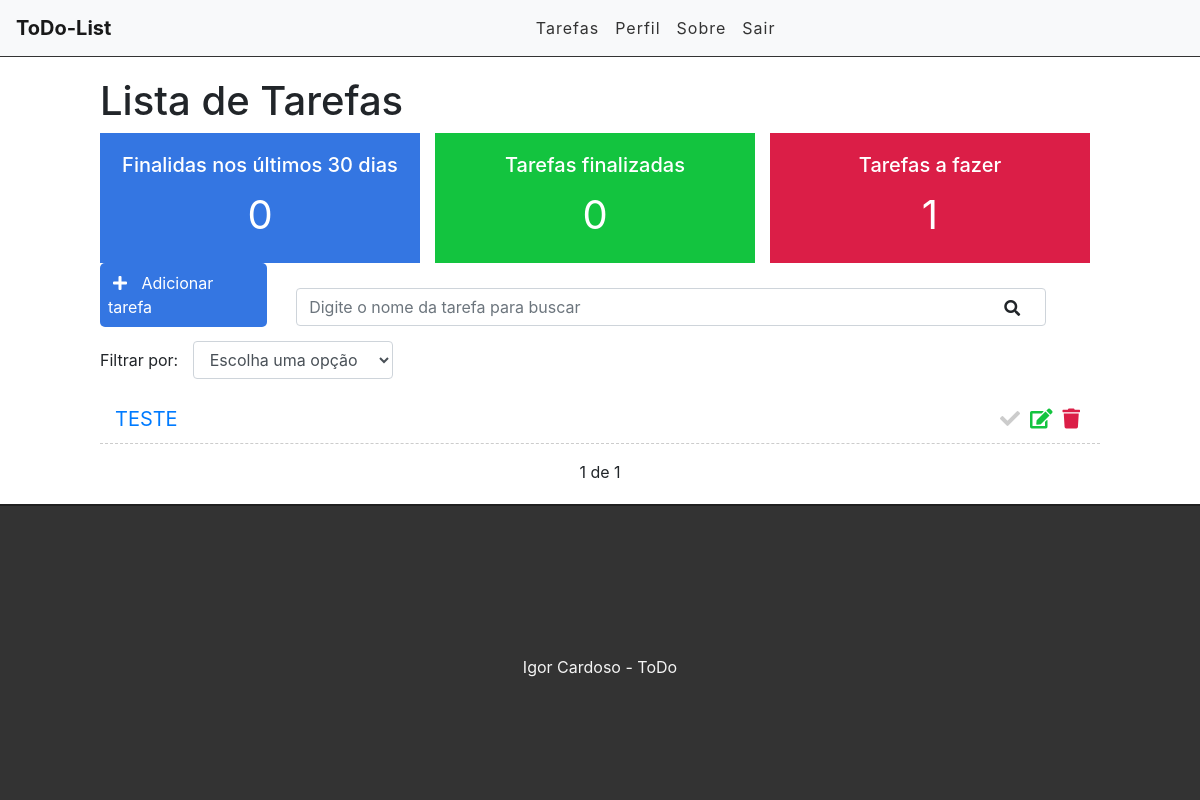
Page / (signed in) on the earlier database version.
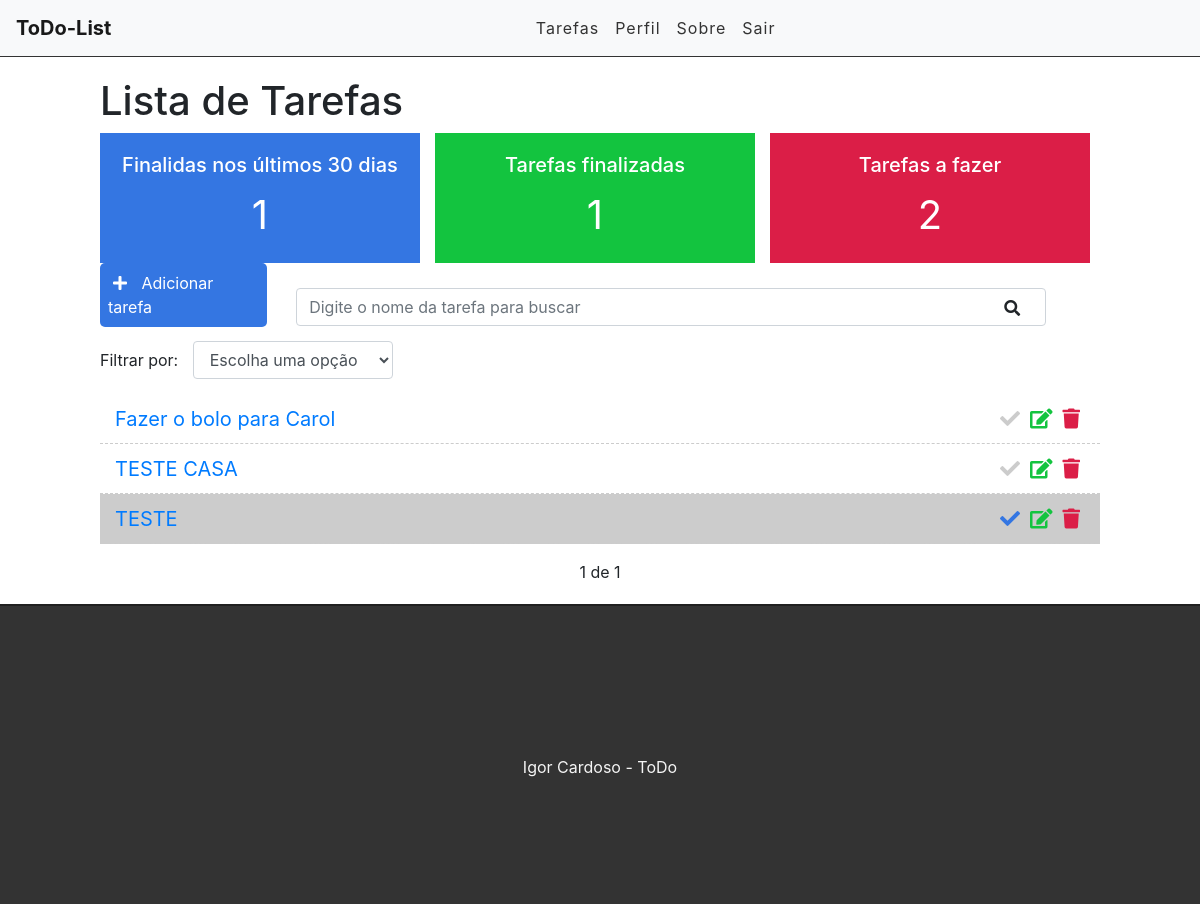
Same page on the later database version.
### tasks/models.py (models this page shows, shortened)
class Task(models.Model):
	STATUS = (
		('fazendo', 'Fazendo'),
		('feito', 'Feito')
	)
	title = models.CharField(max_length=255)
	description = models.TextField(blank=True)
	done = models.CharField(
		max_length=7, # Tamanho da entrada
		choices=STATUS,
	)
	user = models.ForeignKey(get_user_model(), on_delete=models.CASCADE) # Id do usuário
	share = models.CharField(blank=True, max_length=25)
	completion_date = models.DateField(blank=True)
	created_at = models.DateTimeField(auto_now_add=True)
	update_at = models.DateTimeField(auto_now=True)

### tasks/views.py (the view)
# urls.py: path('', views.taskList, name='task-list'),
@login_required
def taskList(request):		#   order_by: ordena por data de criação do mais novo para mais antigo
	search = request.GET.get('search')	# reseach é name do input de busca que está no html list.html
	filter = request.GET.get('filter') # Filtro
	dias_30 = datetime.datetime.now()-datetime.timedelta(days=30)
	taskFeitaRecente = Task.objects.filter(done='feito', update_at__gt=dias_30, user=request.user).count()
	taskFeito = Task.objects.filter(done='feito', user=request.user).count()
	taskFazendo = Task.objects.filter(done='fazendo', user=request.user).count()
	if search: # Filtrar pelo nome
		tasks = Task.objects.filter(title__icontains=search, user=request.user)#, user=request.user)
	elif filter: # Filtrar pelo estado (feito ou fazendo)
		tasks = Task.objects.filter(done=filter, user=request.user) # Vai filtrar pelo user e pelo done
	else:
		tasks_list = Task.objects.all().order_by('-created_at').filter(user=request.user)
		paginacao = Paginator(tasks_list, 10) # (lista, num de páginas)
		page = request.GET.get('page')
		tasks = paginacao.get_page(page) # Vai exibir o numero correto na página que está
	return render(request, 'tasks/list.html', {'tasks': tasks, 'taskFeitaRecente': taskFeitaRecente,
               'taskFeito': taskFeito, 'taskFazendo': taskFazendo})

### tasks/templates/tasks/list.html (shortened to what this page needs)
{% extends 'base.html' %}
{% block content %}
<div class="offset-1 col-10 list-div">
	<h1>Lista de Tarefas</h1>
	<div class="container dashboard">
		<div class="col-4 dashboard-box" id="dashboard-lastdays">
			<h4>Finalidas nos últimos 30 dias</h4>
			<span>{{ taskFeitaRecente }}</span>
		</div>
		<div class="col-4 dashboard-box" id="dashboard-done">
			<h4>Tarefas finalizadas</h4>
			<span>{{ taskFeito }}</span>
		</div>
		<div class="col-4 dashboard-box" id="dashboard-doing">
			<h4>Tarefas a fazer</h4>
			<span>{{ taskFazendo }}</span>
		</div>
	</div>
	<a id="add-link" href="newtask/">
		<div class="col-2 add-div">
			<i class="fas fa-plus"></i> Adicionar tarefa
		</div>
	</a>
	<div class="col-9 search-div">
		<form method="GET" id="search-form">
			<input class="form-control" type="text" id="search" name="search" placeholder="Digite o nome da tarefa para buscar" value="{{ request.GET.search }}">
			<i class="fas fa-search" id="search-btn"></i>
		</form>
	</div>
	<div class="col-12 filter-div" >
		<span>Filtrar por: </span>
		<select name="filter" id="filter" class="form-control">
			<option value="NADA">Escolha uma opção</option>
		</select>
	</div>
	<ul class="task-list">
		{% for task in tasks %}
			{% if task.done == 'fazendo' %}
				<li class="task-item">
			{% else %}
				<li class="task-item done">
			{% endif %}
					<span><a href="task/{{task.id}}">{{ task.title }}</a></span>
					<a href="delete/{{task.id}}" class="delete-btn"><span><i class="fas fa-trash"></i></span></a>
					<a href="edit/{{task.id}}"><span><i class="fas fa-edit"></i></span></a>
					<a href="changestatus/{{task.id}}"><span><i class="fas fa-check"></i></span></a>
				</li>
		{% endfor %}
	</ul>
	<div class="pagination">
		<span class="step-links">
			{% if tasks.paginator.num_pages %}
				<span class="current">
					{{ tasks.number }} de {{ tasks.paginator.num_pages }}
				</span>
			{% endif %}
		</span>
	</div>
</div>
{% endblock %}

Differences in the rows shown:
added Task: title "Fazer o bolo para Carol"
added Task: title "TESTE CASA"
changed Task "TESTE": done "fazendo" → "feito" (drawn)
Other differences:
{{ taskFeitaRecente }}: "0" → "1"
{{ taskFeito }}: "0" → "1"
{{ taskFazendo }}: "1" → "2"
